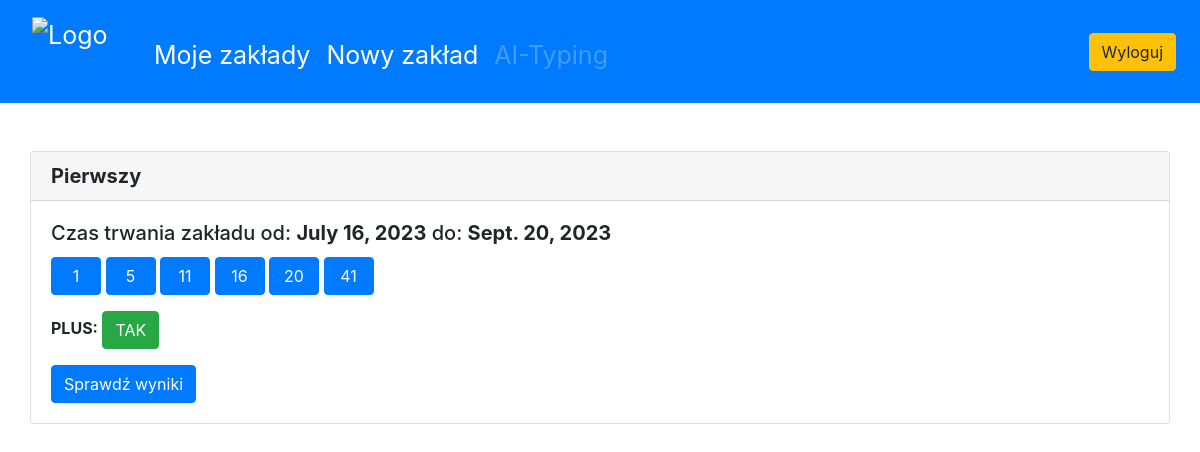
The app's page /list/ (signed in) with its own data.
### main/models.py (models this page shows, shortened)
class UserBet(models.Model):
    user = models.ForeignKey(User, on_delete=models.CASCADE, related_name="userbet", null=True)
    name = models.CharField(max_length=1000, null=False)
    startdate = models.DateField()
    enddate = models.DateField()
    is_plus = models.BooleanField()

class Number(models.Model):
    userbet = models.ForeignKey(UserBet, on_delete=models.CASCADE, db_constraint=False, null=True, blank=True)
    number = models.IntegerField()
    win = models.BooleanField()

### main/views.py (the view)
# urls.py: path("list/",views.list, name="list"),
def list(response):
    bet_list = response.user.userbet.all()
    if response.user.is_anonymous:
        return HttpResponseServerError("<h>500</h> <p>No User. Log in to view this page.</p>")
    else:
        return render(response, "main/list.html", {"bet_list":bet_list})

### main/templates/main/list.html (shortened to what this page needs)
{% extends "main/base.html" %}
{% block content %}
{% for bet in bet_list %}
<div class="card">
    <h5 class="card-header"><b>{{bet.name}}</b></h5>
    <div class="card-body">
      <h5 class="card-title">Czas trwania zakładu od: <b>{{bet.startdate}}</b> do: <b>{{bet.enddate}}</b></h5>
      <p class="card-text">{% for number in bet.number_set.all %}
        <button type="button" class="btn btn-primary custom"> {{ number.number }} </button>
        {% endfor %}</p>
        {% if bet.is_plus == True %}
            <p><b>PLUS:</b> <button type="button" class="btn btn-success"> TAK </button></p>
        {% else %}
            <p><b>PLUS:</b>  <button type="button" class="btn btn-outline-success"> NIE </button></p>
        {% endif %}
      <a href="/{{bet.id}}" class="btn btn-primary">Sprawdź wyniki</a>
    </div>
  </div>
<br>
{% endfor %}
{% endblock %}

### main/templates/main/base.html (style rules this page uses)
.custom { width: 50px !important; }

### records on screen
UserBet: name "Pierwszy", startdate "July 16, 2023", enddate "Sept. 20, 2023", shows "PLUS:", is_plus "TAK"
Number: number "1"
Number: number "5"
Number: number "11"
Number: number "16"
Number: number "20"
Number: number "41"
